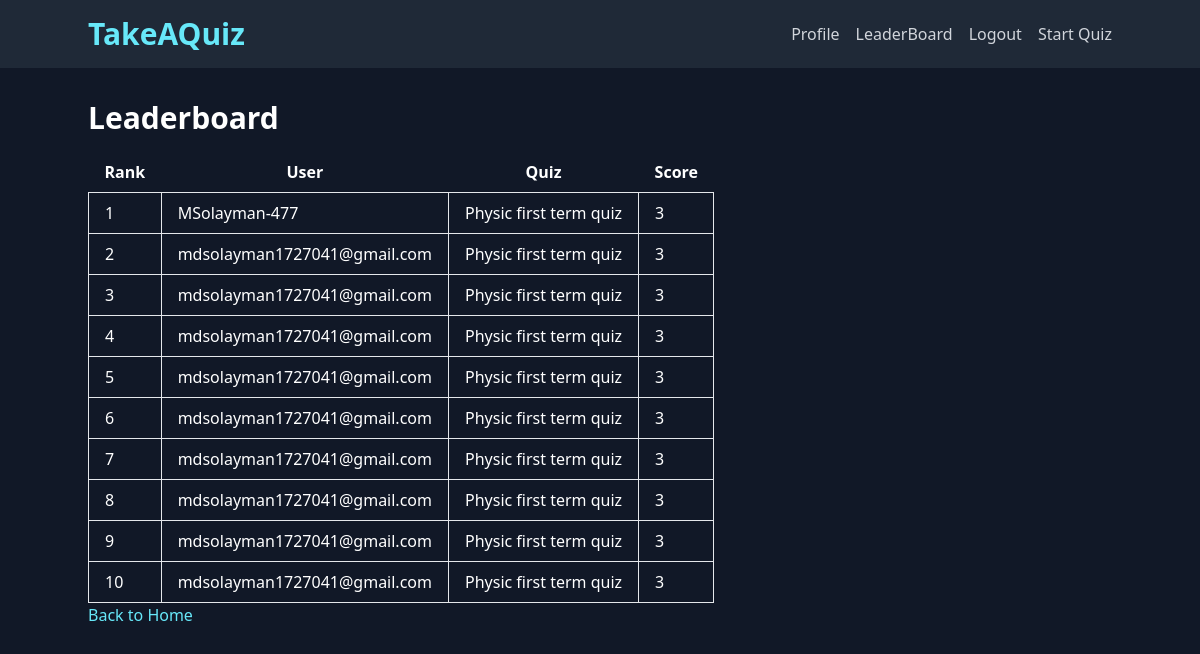
/quiz/leaderboard/ (signed in), run on the app's committed database.
### quizz/models.py (models this page shows, shortened)
class QuizAttempt(models.Model):
    user = models.ForeignKey(User, on_delete=models.CASCADE)
    quiz = models.ForeignKey(Quiz, on_delete=models.CASCADE)
    total_limit_seconds = models.IntegerField(default=0)
    completion_time = models.PositiveIntegerField(default=0)
    score = models.PositiveIntegerField(null=True, blank=True)

class Quiz(models.Model):
    title = models.CharField(max_length=255)
    description = models.CharField(max_length=255, default="")
    category = models.ForeignKey(Category, on_delete=models.CASCADE)
    has_time_limit = models.BooleanField(default=False)
    time_limit_seconds = models.PositiveIntegerField(default=0)
    total_marks=models.PositiveIntegerField(default=0)

### quizz/views.py (the view)
# urls.py: path('leaderboard/', views.leaderboard, name='leaderboard'),
@login_required(login_url='login')
def leaderboard(request):
    top_attempts = QuizAttempt.objects.filter(score__isnull=False).order_by('-score')[:10]
    return render(request, 'quizz/leaderboard.html', {'top_attempts': top_attempts})

### quizz/templates/quizz/leaderboard.html (shortened to what this page needs)
{% extends 'base.html' %}
{% block content %}
<h2 class="text-3xl font-semibold mb-4">Leaderboard</h2>
<table class="table-auto">
  <thead>
    <tr>
      <th class="px-4 py-2">Rank</th>
      <th class="px-4 py-2">User</th>
      <th class="px-4 py-2">Quiz</th>
      <th class="px-4 py-2">Score</th>
    </tr>
  </thead>
  <tbody>
    {% for attempt in top_attempts %}
      <tr>
        <td class="border px-4 py-2">{{ forloop.counter }}</td>
        <td class="border px-4 py-2">{{ attempt.user.username }}</td>
        <td class="border px-4 py-2">{{ attempt.quiz.title }}</td>
        <td class="border px-4 py-2">{{ attempt.score }}</td>
      </tr>
    {% empty %}
      <tr>
        <td colspan="4" class="text-center">No leaderboard data available.</td>
      </tr>
    {% endfor %}
  </tbody>
</table>
<a href="{% url 'home' %}" class="mt-4 text-cyan-300 hover:underline">Back to Home</a>
{% endblock %}

### data on the page
QuizAttempt: user.username "MSolayman-477", quiz "Physic first term quiz", score "3"
QuizAttempt: user.username "mdsolayman1727041@gmail.com", quiz "Physic first term quiz", score "3"
QuizAttempt: user.username "mdsolayman1727041@gmail.com", quiz "Physic first term quiz", score "3"
QuizAttempt: user.username "mdsolayman1727041@gmail.com", quiz "Physic first term quiz", score "3"
QuizAttempt: user.username "mdsolayman1727041@gmail.com", quiz "Physic first term quiz", score "3"
QuizAttempt: user.username "mdsolayman1727041@gmail.com", quiz "Physic first term quiz", score "3"
QuizAttempt: user.username "mdsolayman1727041@gmail.com", quiz "Physic first term quiz", score "3"
QuizAttempt: user.username "mdsolayman1727041@gmail.com", quiz "Physic first term quiz", score "3"
QuizAttempt: user.username "mdsolayman1727041@gmail.com", quiz "Physic first term quiz", score "3"
QuizAttempt: user.username "mdsolayman1727041@gmail.com", quiz "Physic first term quiz", score "3"
